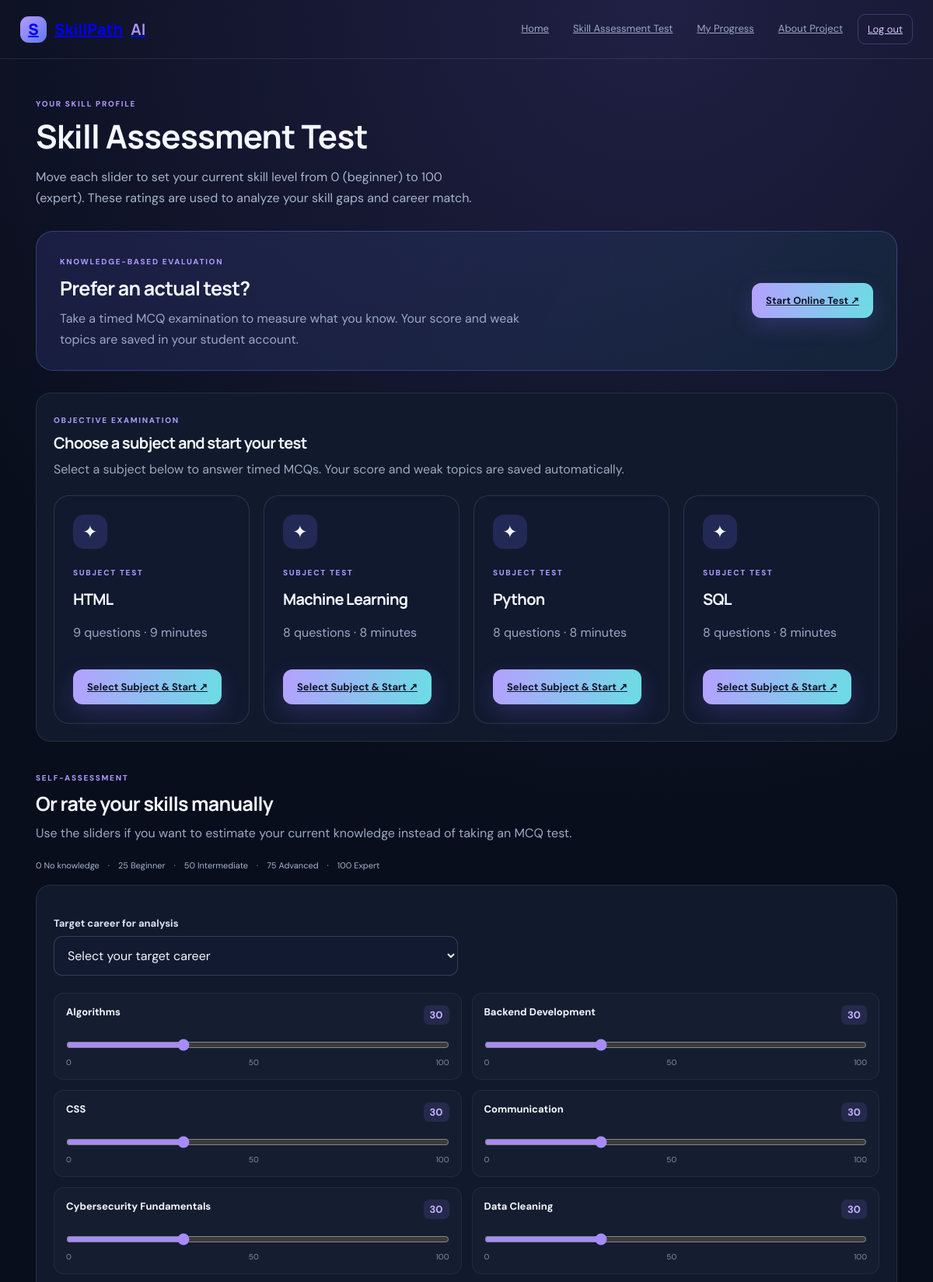
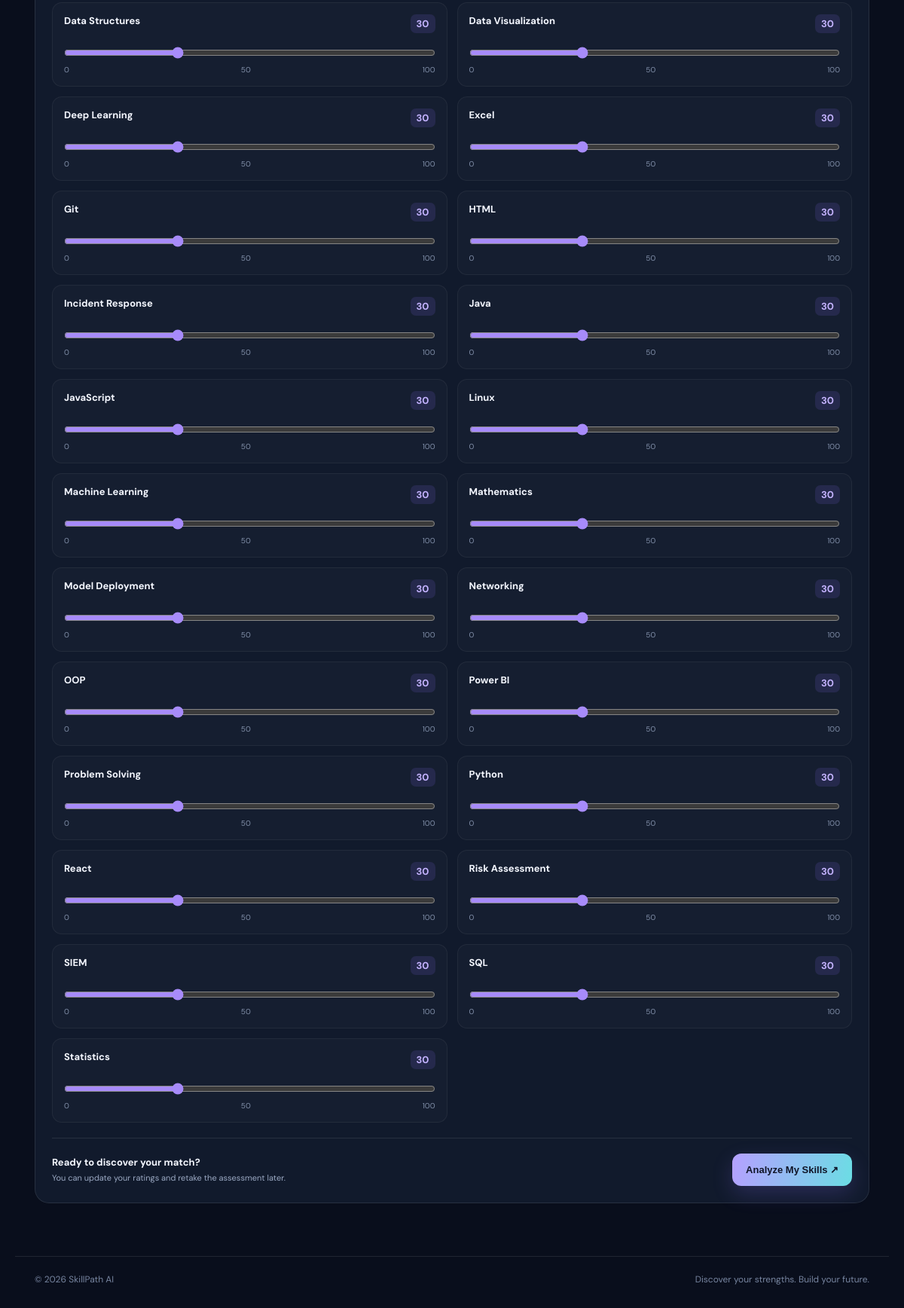
The page /assessment (signed in) on the database its author committed (2 pictures, top to bottom).
### tables this page shows
CREATE TABLE questions (
            id TEXT PRIMARY KEY, category TEXT NOT NULL, topic TEXT NOT NULL,
            question TEXT NOT NULL, options_json TEXT NOT NULL, answer TEXT NOT NULL,
            created_at TEXT DEFAULT CURRENT_TIMESTAMP
        );

### app.py (the view, shortened to what this page needs)
@app.route("/assessment", methods=["GET", "POST"])
def assessment():
    user = session.get("student")
    if not user:
        flash("Please log in to take the skill assessment.", "error")
        return redirect(url_for("login"))
    result = session.get("last_result")
    if result and result.get("student_id") != user.get("id"):
        result = None
    skill_values = {skill: 30 for skill in all_skills}
    selected_career = ""
    result_chart = None
    bank = get_question_bank()
    quiz_categories = [{"name": name, "count": len(items), "minutes": max(5, len(items))}
                       for name, items in bank.items() if items]
    return render_template("assessment.html", skills=all_skills,
        careers=sorted(career_df["career"].unique()), result=result,
        result_chart=result_chart, quiz_categories=quiz_categories,
        skill_values=skill_values, selected_career=selected_career)

### app.py (called while the page is built)
def get_question_bank():
    with sqlite3.connect(QUIZ_DB) as con:
        con.row_factory = sqlite3.Row
        rows = con.execute("SELECT * FROM questions ORDER BY category, id").fetchall()
    bank = {}
    for row in rows:
        q = dict(row)
        q["options"] = json.loads(q.pop("options_json"))
        bank.setdefault(q["category"], []).append(q)
    return bank

@app.context_processor
def globals_for_templates():
    return {"student": session.get("student"), "is_admin": session.get("is_admin", False)}

### templates/assessment.html (shortened to what this page needs)
{% extends "base.html" %}{% block title %}Skill Assessment Test{% endblock %}{% block content %}<header class="page-head"><span class="eyebrow">YOUR SKILL PROFILE</span><h1>Skill Assessment Test</h1><p>Move each slider to set your current skill level from 0 (beginner) to 100 (expert). These ratings are used to analyze your skill gaps and career match.</p></header><section class="quiz-promo"><div><span class="eyebrow">KNOWLEDGE-BASED EVALUATION</span><h2>Prefer an actual test?</h2><p>Take a timed MCQ examination to measure what you know. Your score and weak topics are saved in your student account.</p></div><a class="btn primary" href="{{ url_for('online_test') }}">Start Online Test ↗</a></section><section class="panel subject-tests"><div class="section-heading"><div><span class="eyebrow">OBJECTIVE EXAMINATION</span><h2>Choose a subject and start your test</h2><p>Select a subject below to answer timed MCQs. Your score and weak topics are saved automatically.</p></div></div><div class="quiz-grid">{% for item in quiz_categories %}<article class="quiz-card"><div class="quiz-icon">✦</div><span class="eyebrow">SUBJECT TEST</span><h2>{{ item.name }}</h2><p>{{ item.count }} questions · {{ item.minutes }} minutes</p><a class="btn primary" href="{{ url_for('take_quiz', category=item.name) }}">Select Subject &amp; Start ↗</a></article>{% else %}<p>No subject tests are currently available. Please refresh the page or contact support.</p>{% endfor %}</div></section><div class="manual-assessment-heading"><span class="eyebrow">SELF-ASSESSMENT</span><h2>Or rate your skills manually</h2><p>Use the sliders if you want to estimate your current knowledge instead of taking an MCQ test.</p></div><div class="legend">0 No knowledge　·　25 Beginner　·　50 Intermediate　·　75 Advanced　·　100 Expert</div><form method="post" class="assessment"><div class="career-select"><label for="career">Target career for analysis</label><select id="career" name="career" required><option value="">Select your target career</option>{% for career in careers %}<option value="{{ career }}" {% if selected_career == career %}selected{% endif %}>{{ career }}</option>{% endfor %}</select></div><div class="skills">{% for skill in skills %}<div class="skill"><div><label for="s{{ loop.index0 }}">{{ skill }}</label><output id="v{{ loop.index0 }}">{{ skill_values.get(skill, 30) }}</output></div><input type="range" min="0" max="100" step="1" aria-label="{{ skill }} skill level" value="{{ skill_values.get(skill, 30) }}" name="skill_{{ loop.index0 }}" id="s{{ loop.index0 }}" oninput="document.getElementById('v{{ loop.index0 }}').value=this.value"><small>0 <span>50</span> 100</small></div>{% endfor %}</div><div class="submit-row"><div><b>Ready to discover your match?</b><small>You can update your ratings and retake the assessment later.</small></div><button class="btn primary">Analyze My Skills ↗</button></div></form>
{% endblock %}

### static/css/style.css (style rules this page uses)
:root { --bg:#090e1c;--panel:#111a2c;--line:#ffffff18;--text:#f4f7ff;--muted:#9ba9c3;--purple:#a58aff;--cyan:#65dce4 }
* { box-sizing:border-box }
body { margin:0;background:radial-gradient(circle at 70% 0,#202044 0,transparent 30%),var(--bg);color:var(--text);font-family:"DM Sans",sans-serif;overflow-x:hidden }
.eyebrow { color:#ad9aff;font-size:10px;letter-spacing:1.7px;font-weight:800 }
h1,h2,h3 { font-family:Manrope,sans-serif;letter-spacing:-.7px }
h1 { font-size:clamp(35px,5vw,57px);line-height:1.1 }
h2 { font-size:25px }
p { line-height:1.7 }
.hero-copy>p,.page-head p { color:#a7b4cb;max-width:570px }
.btn { display:inline-flex;align-items:center;justify-content:center;padding:14px 18px;border-radius:12px;font-weight:700;font-size:13px;border:0;cursor:pointer }
.primary { background:linear-gradient(100deg,#b5a0ff,#6bdde4);color:#101528;box-shadow:0 10px 28px #8d75ff33 }
.page-head { max-width:720px;margin:5px 0 28px }
.page-head h1 { font-size:42px;margin:10px 0 }
.legend { font-size:11px;color:#a6b4ca;margin:18px 0 }
.assessment,.panel { background:#111a2c;border:1px solid var(--line);border-radius:19px;padding:22px }
.skills { display:grid;grid-template-columns:1fr 1fr;gap:13px }
.skill { padding:15px;background:#ffffff05;border:1px solid #ffffff0e;border-radius:13px }
.skill>div { display:flex;justify-content:space-between;font-size:13px;font-weight:700 }
.skill output { color:#c4b3ff;background:#8e70ff22;border-radius:7px;padding:4px 8px }
.skill input { width:100%;margin:18px 0 8px;accent-color:#a78bfa }
.skill small { display:flex;justify-content:space-between;color:#8290aa;font-size:10px }
.submit-row { border-top:1px solid var(--line);margin-top:20px;padding-top:20px;display:flex;justify-content:space-between;align-items:center;gap:15px }
.submit-row b,.submit-row small { display:block }
.submit-row b { font-size:13px }
.submit-row small { color:var(--muted);font-size:11px;margin-top:5px }
.panel h2 { font-size:20px }
.quiz-promo { display:flex;align-items:center;justify-content:space-between;gap:24px;margin:28px 0;padding:26px 30px;border:1px solid rgba(126,145,255,.28);border-radius:22px;background:linear-gradient(115deg,rgba(91,91,214,.18),rgba(24,190,174,.08)) }
.quiz-promo h2 { margin:8px 0 }
.quiz-promo p { max-width:620px;color:var(--muted,#aab2c8);margin:0 }
.quiz-grid { display:grid;grid-template-columns:repeat(auto-fit,minmax(220px,1fr));gap:18px }
.quiz-card,.question-card { padding:24px;border:1px solid rgba(150,165,210,.18);border-radius:20px;background:rgba(18,26,48,.82) }
.quiz-card h2 { margin:12px 0 6px }
.quiz-card p,.quiz-note { color:var(--muted,#aab2c8) }
.quiz-icon { width:44px;height:44px;display:grid;place-items:center;border-radius:14px;background:rgba(115,111,255,.18);font-size:23px;margin-bottom:18px }
.quiz-card .btn { margin-top:18px }
.subject-tests { margin:28px 0 }
.subject-tests .section-heading { margin-bottom:20px }
.subject-tests .section-heading h2,.manual-assessment-heading h2 { margin:7px 0 }
.subject-tests .section-heading p,.manual-assessment-heading p { color:var(--muted,#aab2c8);margin:0 }
.manual-assessment-heading { margin:34px 0 16px }
.career-select { margin:18px 0 22px;max-width:520px }
.career-select label { display:block;margin-bottom:8px;color:#dce2f4;font-weight:700;font-size:13px }
.career-select select { width:100%;box-sizing:border-box;padding:13px;border:1px solid rgba(150,165,210,.25);border-radius:11px;background:#111a30;color:#f2f4fb;font:inherit }

### rows shown on the page
questions: name "HTML", count "9", minutes "9"
questions: name "Machine Learning", count "8", minutes "8"
questions: name "Python", count "8", minutes "8"
questions: name "SQL", count "8", minutes "8"

### other values the page prints
{{ skill }} "Algorithms" "Backend Development" "CSS" "Communication" "Cybersecurity Fundamentals" "Data Cleaning" "Data Structures" "Data Visualization" "Deep Learning" "Excel" "Git" "HTML" "Incident Response" "Java" "JavaScript" "Linux" "Machine Learning" "Mathematics" "Model Deployment" "Networking" "OOP" "Power BI" "Problem Solving" "Python" "React" "Risk Assessment" "SIEM" "SQL" "Statistics"
{{ skill_values.get(skill, 30) }} "30" "30" "30" "30" "30" "30" "30" "30" "30" "30" "30" "30" "30" "30" "30" "30" "30" "30" "30" "30" "30" "30" "30" "30" "30" "30" "30" "30" "30"
